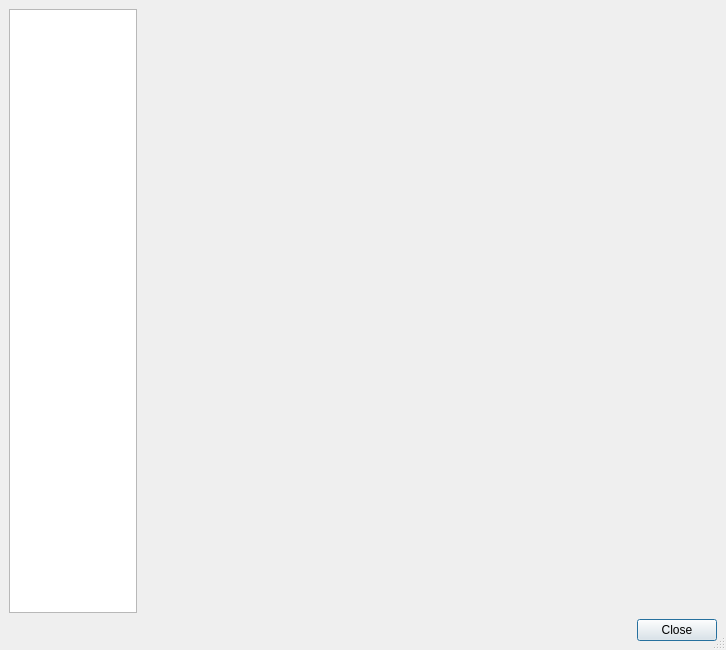
<?xml version="1.0" encoding="UTF-8"?>
<ui version="4.0">
 <class>SettingsDialog</class>
 <widget class="QDialog" name="SettingsDialog">
  <property name="geometry">
   <rect>
    <x>0</x>
    <y>0</y>
    <width>726</width>
    <height>650</height>
   </rect>
  </property>
  <property name="minimumSize">
   <size>
    <width>650</width>
    <height>650</height>
   </size>
  </property>
  <property name="windowTitle">
   <string>Preferences</string>
  </property>
  <property name="sizeGripEnabled">
   <bool>true</bool>
  </property>
  <property name="modal">
   <bool>true</bool>
  </property>
  <layout class="QGridLayout">
   <property name="margin" stdset="0">
    <number>9</number>
   </property>
   <property name="spacing">
    <number>6</number>
   </property>
   <item row="0" column="0">
    <layout class="QHBoxLayout">
     <property name="spacing">
      <number>6</number>
     </property>
     <property name="margin" stdset="0">
      <number>0</number>
     </property>
     <item>
      <widget class="QListWidget" name="listBox">
       <property name="sizePolicy">
        <sizepolicy hsizetype="Fixed" vsizetype="Expanding">
         <horstretch>0</horstretch>
         <verstretch>0</verstretch>
        </sizepolicy>
       </property>
       <property name="minimumSize">
        <size>
         <width>120</width>
         <height>0</height>
        </size>
       </property>
       <property name="maximumSize">
        <size>
         <width>128</width>
         <height>16777215</height>
        </size>
       </property>
       <property name="frameShape">
        <enum>QFrame::StyledPanel</enum>
       </property>
       <property name="frameShadow">
        <enum>QFrame::Sunken</enum>
       </property>
       <property name="horizontalScrollBarPolicy">
        <enum>Qt::ScrollBarAlwaysOff</enum>
       </property>
       <property name="iconSize">
        <size>
         <width>96</width>
         <height>96</height>
        </size>
       </property>
       <property name="spacing">
        <number>12</number>
       </property>
       <property name="viewMode">
        <enum>QListView::IconMode</enum>
       </property>
      </widget>
     </item>
     <item>
      <widget class="QStackedWidget" name="tabWidgetStack"/>
     </item>
    </layout>
   </item>
   <item row="1" column="0">
    <widget class="QDialogButtonBox" name="buttonBox">
     <property name="standardButtons">
      <set>QDialogButtonBox::Close</set>
     </property>
    </widget>
   </item>
  </layout>
 </widget>
 <layoutdefault spacing="6" margin="11"/>
 <tabstops>
  <tabstop>listBox</tabstop>
 </tabstops>
 <resources/>
 <connections/>
</ui>
